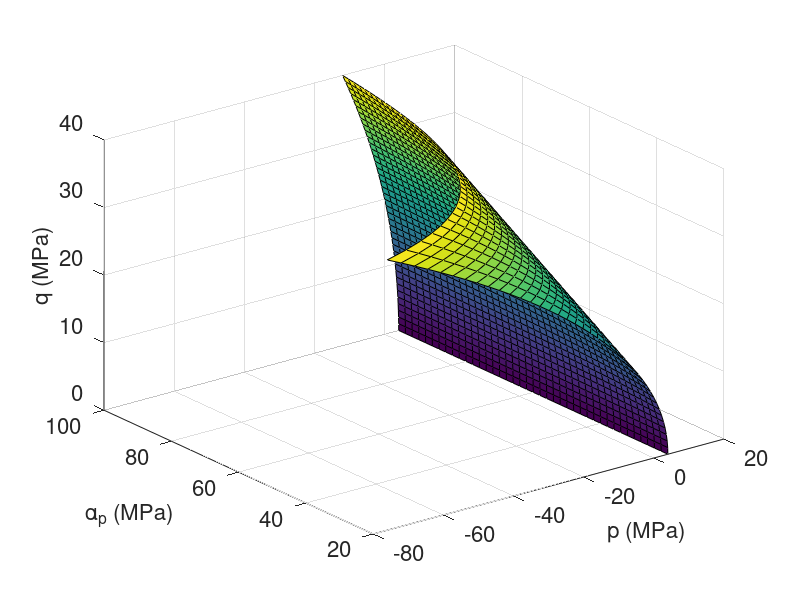

The MATLAB script that drew this image:
clear;
c=4;
q=0:1:40;
alpha=20:2:100;
[qq,aa] = meshgrid(q,alpha);
p=-qq.^2./aa+c;

figure('Name','yield surface','NumberTitle','off')
surf(p,aa,qq)
set(gca,'FontSize',16)
xlabel('p (MPa)','fontsize',16)
ylabel('\alpha_p (MPa)','fontsize',16)
zlabel('q (MPa)','fontsize',16)